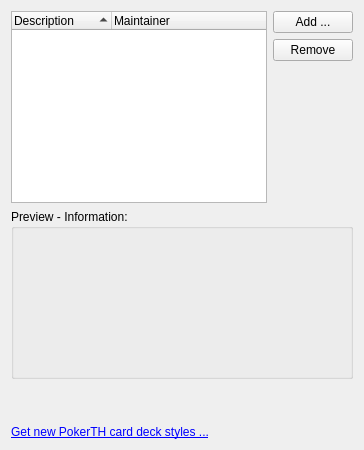
           <widget class="QWidget" name="tab_4">
            <attribute name="title">
             <string>Card Deck</string>
            </attribute>
            <layout class="QGridLayout" name="gridLayout_14">
             <item row="0" column="1">
              <layout class="QVBoxLayout" name="verticalLayout_2">
               <item>
                <widget class="QPushButton" name="pushButton_addCardDeckStyle">
                 <property name="text">
                  <string>Add ...</string>
                 </property>
                </widget>
               </item>
               <item>
                <widget class="QPushButton" name="pushButton_removeCardDeckStyle">
                 <property name="text">
                  <string>Remove</string>
                 </property>
                </widget>
               </item>
               <item>
                <spacer name="verticalSpacer_333">
                 <property name="orientation">
                  <enum>Qt::Vertical</enum>
                 </property>
                 <property name="sizeHint" stdset="0">
                  <size>
                   <width>20</width>
                   <height>17</height>
                  </size>
                 </property>
                </spacer>
               </item>
              </layout>
             </item>
             <item row="1" column="0" colspan="2">
              <widget class="QGroupBox" name="groupBox_14">
               <property name="minimumSize">
                <size>
                 <width>0</width>
                 <height>170</height>
                </size>
               </property>
               <property name="maximumSize">
                <size>
                 <width>16777215</width>
                 <height>170</height>
                </size>
               </property>
               <property name="title">
                <string>Preview - Information:</string>
               </property>
               <layout class="QGridLayout" name="gridLayout_16">
                <item row="0" column="0">
                 <widget class="QLabel" name="label_cardDeckStylePreview">
                  <property name="minimumSize">
                   <size>
                    <width>160</width>
                    <height>120</height>
                   </size>
                  </property>
                  <property name="maximumSize">
                   <size>
                    <width>160</width>
                    <height>120</height>
                   </size>
                  </property>
                  <property name="text">
                   <string/>
                  </property>
                 </widget>
                </item>
                <item row="0" column="1">
                 <widget class="QLabel" name="label_cardDeckStyleInfo">
                  <property name="minimumSize">
                   <size>
                    <width>0</width>
                    <height>160</height>
                   </size>
                  </property>
                  <property name="maximumSize">
                   <size>
                    <width>16777215</width>
                    <height>160</height>
                   </size>
                  </property>
                  <property name="styleSheet">
                   <string notr="true">QObject {font: 14px}</string>
                  </property>
                  <property name="text">
                   <string/>
                  </property>
                  <property name="textFormat">
                   <enum>Qt::RichText</enum>
                  </property>
                  <property name="alignment">
                   <set>Qt::AlignLeading|Qt::AlignLeft|Qt::AlignTop</set>
                  </property>
                 </widget>
                </item>
               </layout>
              </widget>
             </item>
             <item row="3" column="0" colspan="2">
              <widget class="QLabel" name="label_56">
               <property name="text">
                <string>&lt;!DOCTYPE HTML PUBLIC &quot;-//W3C//DTD HTML 4.0//EN&quot; &quot;http://www.w3.org/TR/REC-html40/strict.dtd&quot;&gt;
&lt;html&gt;&lt;head&gt;&lt;meta name=&quot;qrichtext&quot; content=&quot;1&quot; /&gt;&lt;style type=&quot;text/css&quot;&gt;
p, li { white-space: pre-wrap; }
&lt;/style&gt;&lt;/head&gt;&lt;body&gt;
&lt;p style=&quot; margin-top:0px; margin-bottom:0px; margin-left:0px; margin-right:0px; -qt-block-indent:0; text-indent:0px;&quot;&gt;&lt;a href=&quot;http://www.teampoker.com/cd_styles/&quot;&gt;&lt;span style=&quot; text-decoration: underline; color:#0000ff;&quot;&gt;Get new PokerTH card deck styles ...&lt;/span&gt;&lt;/a&gt;&lt;/p&gt;&lt;/body&gt;&lt;/html&gt;</string>
               </property>
               <property name="openExternalLinks">
                <bool>true</bool>
               </property>
              </widget>
             </item>
             <item row="0" column="0">
              <widget class="QTreeWidget" name="treeWidget_cardDeckStyles">
               <property name="indentation">
                <number>5</number>
               </property>
               <property name="rootIsDecorated">
                <bool>false</bool>
               </property>
               <property name="itemsExpandable">
                <bool>false</bool>
               </property>
               <property name="sortingEnabled">
                <bool>true</bool>
               </property>
               <property name="allColumnsShowFocus">
                <bool>true</bool>
               </property>
               <attribute name="headerShowSortIndicator" stdset="0">
                <bool>true</bool>
               </attribute>
               <column>
                <property name="text">
                 <string>Description</string>
                </property>
               </column>
               <column>
                <property name="text">
                 <string>Maintainer</string>
                </property>
               </column>
              </widget>
             </item>
             <item row="2" column="0">
              <spacer name="verticalSpacer_18">
               <property name="orientation">
                <enum>Qt::Vertical</enum>
               </property>
               <property name="sizeHint" stdset="0">
                <size>
                 <width>20</width>
                 <height>40</height>
                </size>
               </property>
              </spacer>
             </item>
            </layout>
           </widget>
